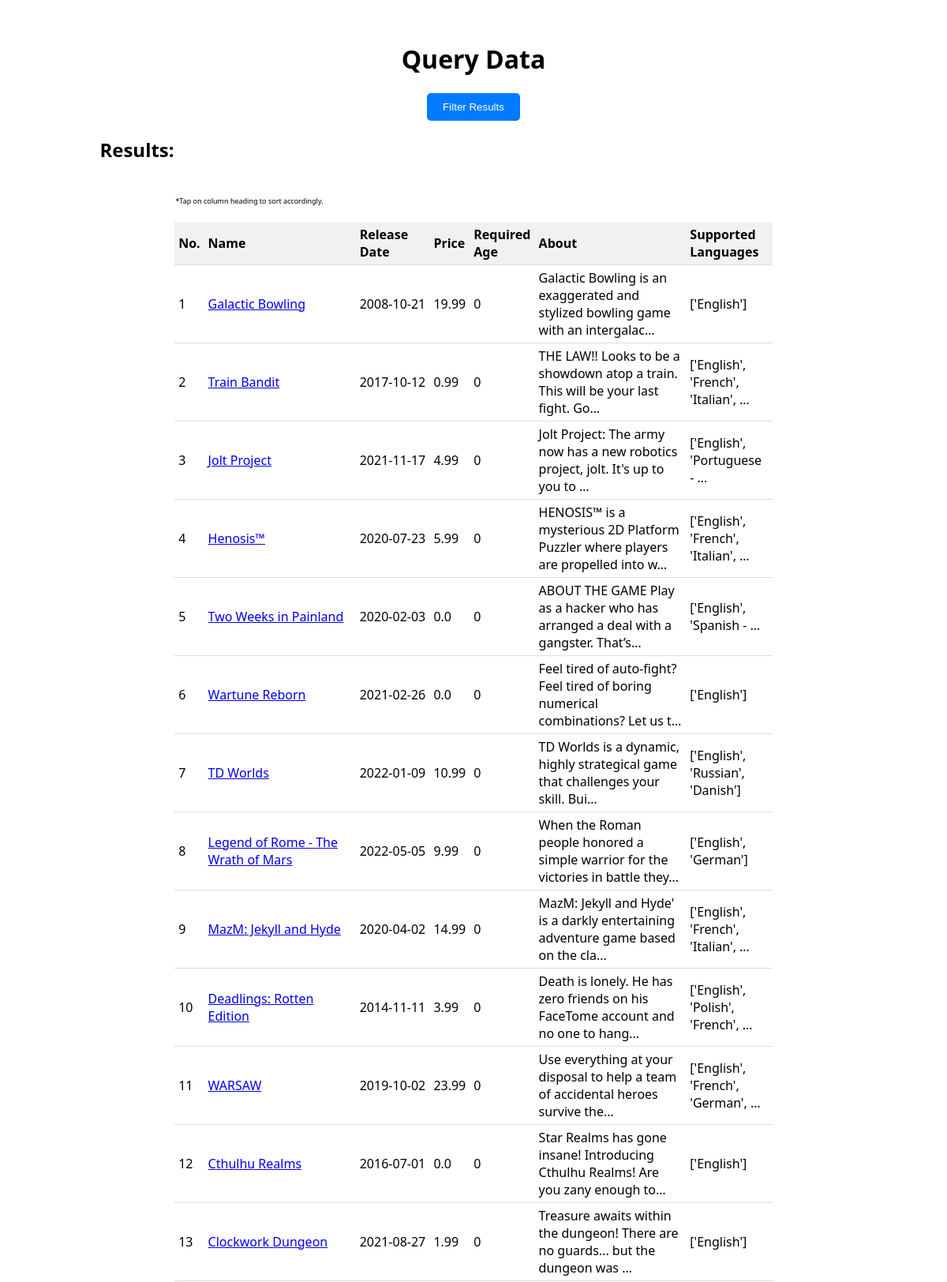
Page /api/query/ (upper part) on the committed database.
### analytics/models.py (models this page shows, shortened)
class GameData(models.Model):
    app_id = models.IntegerField()
    name = models.CharField(max_length=255)
    release_date = models.DateField(null=True, blank=True)
    required_age = models.IntegerField(null=True, blank=True)
    price = models.FloatField(null=True, blank=True)
    dlc_count = models.IntegerField(null=True, blank=True)
    about_the_game = models.TextField(null=True, blank=True)
    supported_languages = models.TextField(null=True, blank=True)
    windows = models.BooleanField(default=False)
    mac = models.BooleanField(default=False)
    linux = models.BooleanField(default=False)
    positive = models.IntegerField(null=True, blank=True)
    negative = models.IntegerField(null=True, blank=True)
    score_rank = models.IntegerField(null=True, blank=True)
    developers = models.CharField(max_length=255, null=True, blank=True)
    publishers = models.CharField(max_length=255, null=True, blank=True)
    categories = models.TextField(null=True, blank=True)
    genres = models.TextField(null=True, blank=True)
    tags = models.TextField(null=True, blank=True)

### analytics/views.py (the view, shortened to what this page needs)
# urls.py: path('query/', query_data, name='query_data'),
def query_data(request):
    data = GameData.objects.all()
    return render(request, 'analytics/query.html', {'data': data})

### analytics/templates/analytics/query.html (shortened to what this page needs)
<!DOCTYPE html>
<html>
<head>
</head>
<body>
    <div class="container">
        <h1>Query Data</h1>
        <button class="toggle-btn" onclick="toggleForm()">Filter Results</button>
    {% if data %}
    <h2>Results:</h2><br>
    <div style="font-size:xx-small; padding-left: 8vw;">*Tap on column heading to sort accordingly.</div>
    <table class="sortable">
        <thead>
            <tr>
            <th>No.</th>
            <th>Name</th>
            <th>Release Date</th>
            <th>Price</th>
            <th>Required Age</th>
            <th>About</th>
            <th>Supported Languages</th>
            </tr>
        </thead>
        <tbody>
            {% for item in data %}
            <tr>
                <td>{{ forloop.counter }}</td>
                <td><a href="{% url 'game_detail' item.pk %}">{{ item.name }}</a></td>
                <td class="release-date">{{ item.release_date|date:'Y-m-d' }}</td>
                <td>{{ item.price }}</td>
                <td>{{ item.required_age }}</td>
                <td class="truncated-cell" data-full-content="{{ item.about_the_game }}">
                    {{ item.about_the_game|truncatechars:80 }}
                </td>
                <td class="truncated-cell" data-full-content="{{ item.supported_languages }}">
                    {{ item.supported_languages|truncatewords:3}}
                </td>
            </tr>
            {% endfor %}
        </tbody>
        </table>
    {% else %}
    <h3>No searches found!</h3>
    {% endif %}
<br>
</body>
</html>

### analytics/templates/analytics/query.html (style rules this page uses)
body { font-family: system-ui, -apple-system, BlinkMacSystemFont, 'Segoe UI', Roboto, Oxygen, Ubuntu, Cantarell, 'Open Sans', 'Helvetica Neue', sans-serif, sans-serif; }
.container { max-width: 80%; margin: 0 auto; padding: 2vw; }
h1 { text-align: center; }
.toggle-btn { display: block; margin: 10px auto; padding: 10px 20px; background-color: #007BFF; color: white; border: none; border-radius: 5px; cursor: pointer; }
table { width: 80%; border-collapse: collapse; margin-top: 20px; background-color: #fff; margin-left: auto; margin-right: auto; }
th, td { padding: 5px; text-align: left; border-bottom: 1px solid #ddd; }
th { background-color: #f8f9fa; font-weight: bold; }
.release-date { white-space: nowrap; }
.truncated-cell { position: relative; cursor: pointer; }
thead th { cursor: pointer; position: -webkit-sticky; position: sticky; top: 0; background-color: #f1f1f1; z-index: 10; }

### rows in the picture
GameData: name "Galactic Bowling", release_date "2008-10-21", price "19.99", required_age "0", about_the_game "Galactic Bowling is an exaggerated and stylized bowling game with an intergalac…", supported_languages "['English']"
GameData: name "Train Bandit", release_date "2017-10-12", price "0.99", required_age "0", about_the_game "THE LAW!! Looks to be a showdown atop a train. This will be your last fight. Go…", supported_languages "['English', 'French', 'Italian', …"
GameData: name "Jolt Project", release_date "2021-11-17", price "4.99", required_age "0", about_the_game "Jolt Project: The army now has a new robotics project, jolt. It's up to you to …", supported_languages "['English', 'Portuguese - …"
GameData: name "Henosis™", release_date "2020-07-23", price "5.99", required_age "0", about_the_game "HENOSIS™ is a mysterious 2D Platform Puzzler where players are propelled into w…", supported_languages "['English', 'French', 'Italian', …"
GameData: name "Two Weeks in Painland", release_date "2020-02-03", price "0.0", required_age "0", about_the_game "ABOUT THE GAME Play as a hacker who has arranged a deal with a gangster. That’s…", supported_languages "['English', 'Spanish - …"
GameData: name "Wartune Reborn", release_date "2021-02-26", price "0.0", required_age "0", about_the_game "Feel tired of auto-fight? Feel tired of boring numerical combinations? Let us t…", supported_languages "['English']"
GameData: name "TD Worlds", release_date "2022-01-09", price "10.99", required_age "0", about_the_game "TD Worlds is a dynamic, highly strategical game that challenges your skill. Bui…", supported_languages "['English', 'Russian', 'Danish']"
GameData: name "Legend of Rome - The Wrath of Mars", release_date "2022-05-05", price "9.99", required_age "0", about_the_game "When the Roman people honored a simple warrior for the victories in battle they…", supported_languages "['English', 'German']"
GameData: name "MazM: Jekyll and Hyde", release_date "2020-04-02", price "14.99", required_age "0", about_the_game "MazM: Jekyll and Hyde' is a darkly entertaining adventure game based on the cla…", supported_languages "['English', 'French', 'Italian', …"
GameData: name "Deadlings: Rotten Edition", release_date "2014-11-11", price "3.99", required_age "0", about_the_game "Death is lonely. He has zero friends on his FaceTome account and no one to hang…", supported_languages "['English', 'Polish', 'French', …"
GameData: name "WARSAW", release_date "2019-10-02", price "23.99", required_age "0", about_the_game "Use everything at your disposal to help a team of accidental heroes survive the…", supported_languages "['English', 'French', 'German', …"
GameData: name "Cthulhu Realms", release_date "2016-07-01", price "0.0", required_age "0", about_the_game "Star Realms has gone insane! Introducing Cthulhu Realms! Are you zany enough to…", supported_languages "['English']"
GameData: name "Clockwork Dungeon", release_date "2021-08-27", price "1.99", required_age "0", about_the_game "Treasure awaits within the dungeon! There are no guards... but the dungeon was …", supported_languages "['English']"
